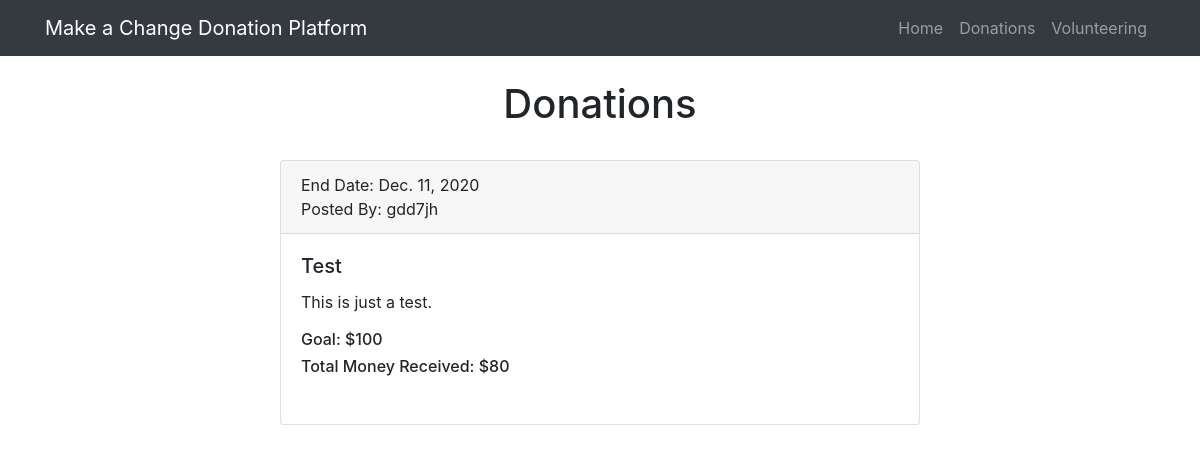
Before: /donationlist/ with the older database file.
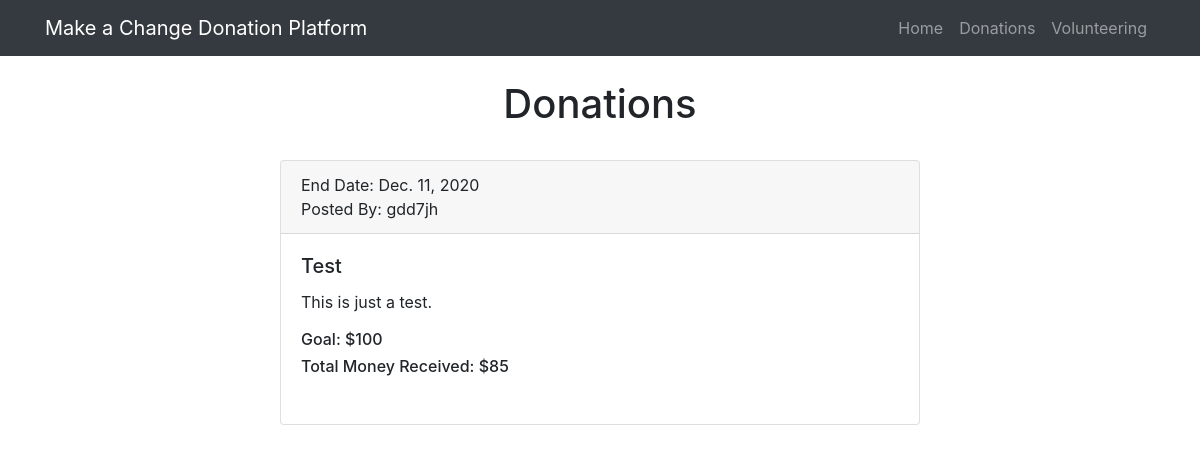
After: the same page with the newer database file.
### donations/models.py (models this page shows, shortened)
class Donation(models.Model):
    name = models.CharField(max_length=50, default = "")
    description = models.CharField(max_length=500, default = "")
    goal = models.IntegerField(default = 0)
    total = models.IntegerField(default = 0)
    end_date = models.DateField(default = datetime.date.today)
    creator = models.CharField(max_length=50, default = "")

### donations/views.py (the view)
# urls.py: path('donationlist/', views.DonationsListView.as_view(), name="donation_list"),
class DonationsListView(generic.ListView):
    template_name = 'donations/donation_list.html'
    context_object_name = 'donation_list'
    def get_queryset(self):
        return Donation.objects.filter(
            end_date__gte=timezone.now(),
        )

### donations/templates/donations/donation_list.html (shortened to what this page needs)
{% extends 'donations/base.html' %}
{% block content %}
<br>
<div class="d-flex justify-content-center"> <h1>Donations</h1> </div>
<br>
    {% if donation_list %}
        {% for donation in donation_list %}
        <div class="d-flex justify-content-center">
        <div class="card" style="width: 40rem;">
            <div class="card-header">
              <div class='float-left'>
              End Date: {{donation.end_date}} <br>
              Posted By: {{donation.creator}}
              </div>
            </div>
            <div class="card-body">
              <h5 class="card-title">{{donation.name}}</h5>
              <p class="card-text">{{donation.description}}</p>
              <h6>Goal: ${{donation.goal}}</a> <br>
              <h6>Total Money Received: ${{donation.total}}</a>
                <br><br>
              </div>
          </div>
        </div>
        <br>
    {% endfor %}
    {% else %}
      <p>No Donation Requests have been posted yet</p>
	  {% endif %}
<br>
{% endblock %}

Changed rows visible on the page:
changed Donation "Test": total "80" → "85"
